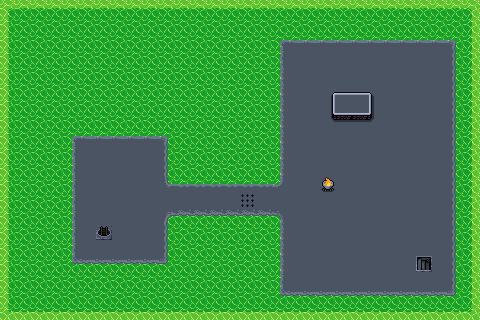

Rendered tile map (Tiled .tmx) drawn with the repository's tilesets; below, a short description and the full map source, tile grids included:
An orthogonal 30x20 tile map with 16x16 px tiles, 3 tile layers (Background, Floor, Objects), 2 tilesets and 6 objects (2x Obstacle, SpawnPoint, Damage, EndPoint, Ground).

<map version="1.10" tiledversion="1.12.2" orientation="orthogonal" renderorder="right-down" width="30" height="20" tilewidth="16" tileheight="16" infinite="0" nextlayerid="8" nextobjectid="18">
 <tileset firstgid="1" source="Dungeon.tsx" />
 <tileset firstgid="369" source="Has_Dangeon.tsx" />
 <layer id="4" name="Background" width="30" height="20" locked="1">
  <data encoding="csv">
756,757,757,757,757,757,757,757,757,757,757,757,757,757,757,757,757,757,757,757,757,757,757,757,757,757,757,757,757,758,
772,773,773,773,773,773,773,773,773,773,773,773,773,773,773,773,773,773,773,773,773,773,773,773,773,773,773,773,773,774,
772,773,773,773,773,773,773,773,773,773,773,773,773,773,773,773,773,773,773,773,773,773,773,773,773,773,773,773,773,774,
772,773,773,773,773,773,773,773,773,773,773,773,773,773,773,773,773,773,773,773,773,773,773,773,773,773,773,773,773,774,
772,773,773,773,773,773,773,773,773,773,773,773,773,773,773,773,773,773,773,773,773,773,773,773,773,773,773,773,773,774,
772,773,773,773,773,773,773,773,773,773,773,773,773,773,773,773,773,773,773,773,773,773,773,773,773,773,773,773,773,774,
772,773,773,773,773,773,773,773,773,773,773,773,773,773,773,773,773,773,773,773,773,773,773,773,773,773,773,773,773,774,
772,773,773,773,773,773,773,773,773,773,773,773,773,773,773,773,773,773,773,773,773,773,773,773,773,773,773,773,773,774,
772,773,773,773,773,773,773,773,773,773,773,773,773,773,773,773,773,773,773,773,773,773,773,773,773,773,773,773,773,774,
772,773,773,773,773,773,773,773,773,773,773,773,773,773,773,773,773,773,773,773,773,773,773,773,773,773,773,773,773,774,
772,773,773,773,773,773,773,773,773,773,773,773,773,773,773,773,773,773,773,773,773,773,773,773,773,773,773,773,773,774,
772,773,773,773,773,773,773,773,773,773,773,773,773,773,773,773,773,773,773,773,773,773,773,773,773,773,773,773,773,774,
772,773,773,773,773,773,773,773,773,773,773,773,773,773,773,773,773,773,773,773,773,773,773,773,773,773,773,773,773,774,
772,773,773,773,773,773,773,773,773,773,773,773,773,773,773,773,773,773,773,773,773,773,773,773,773,773,773,773,773,774,
772,773,773,773,773,773,773,773,773,773,773,773,773,773,773,773,773,773,773,773,773,773,773,773,773,773,773,773,773,774,
772,773,773,773,773,773,773,773,773,773,773,773,773,773,773,773,773,773,773,773,773,773,773,773,773,773,773,773,773,774,
772,773,773,773,773,773,773,773,773,773,773,773,773,773,773,773,773,773,773,773,773,773,773,773,773,773,773,773,773,774,
772,773,773,773,773,773,773,773,773,773,773,773,773,773,773,773,773,773,773,773,773,773,773,773,773,773,773,773,773,774,
772,773,773,773,773,773,773,773,773,773,773,773,773,773,773,773,773,773,773,773,773,773,773,773,773,773,773,773,773,774,
788,789,789,789,789,789,789,789,789,789,789,789,789,789,789,789,789,789,789,789,789,789,789,789,789,789,789,789,789,790
</data>
 </layer>
 <layer id="5" name="Floor" width="30" height="20" locked="1">
  <data encoding="csv">
0,0,0,0,0,0,0,0,0,0,0,0,0,0,0,0,0,0,0,0,0,0,0,0,0,0,0,0,0,0,
0,0,0,0,0,0,0,0,0,0,0,0,0,0,0,0,0,0,0,0,0,0,0,0,0,0,0,0,0,0,
0,0,0,0,0,0,0,0,0,0,0,0,0,0,0,0,0,651,652,652,652,652,652,652,652,652,652,652,653,0,
0,0,0,0,0,0,0,0,0,0,0,0,0,0,0,0,0,667,668,668,668,668,668,668,668,668,668,668,669,0,
0,0,0,0,0,0,0,0,0,0,0,0,0,0,0,0,0,672,668,668,668,668,668,668,668,668,668,668,669,0,
0,0,0,0,0,0,0,0,0,0,0,0,0,0,0,0,0,672,668,668,474,475,475,476,668,668,668,668,669,0,
0,0,0,0,0,0,0,0,0,0,0,0,0,0,0,0,0,672,668,668,490,668,668,492,668,668,668,668,669,0,
0,0,0,0,0,0,0,0,0,0,0,0,0,0,0,0,0,672,668,668,506,507,507,508,668,668,668,668,669,0,
0,0,0,0,651,652,652,652,652,652,653,0,0,0,0,0,0,672,668,668,668,668,668,668,668,668,668,668,669,0,
0,0,0,0,667,668,668,668,668,668,669,0,0,0,0,0,0,672,668,668,668,668,668,668,668,668,668,668,669,0,
0,0,0,0,667,668,668,668,668,668,669,0,0,0,0,0,0,672,668,668,668,668,668,668,668,668,668,668,669,0,
0,0,0,0,667,668,668,668,668,668,686,687,687,687,687,687,687,688,668,668,668,668,668,668,668,668,668,668,669,0,
0,0,0,0,667,668,668,668,668,668,668,668,668,668,668,668,668,668,668,668,668,668,668,668,668,668,668,668,669,0,
0,0,0,0,667,668,668,668,668,668,654,655,655,655,655,655,655,656,668,668,668,668,668,668,668,668,668,668,669,0,
0,0,0,0,667,668,668,668,668,668,669,0,0,0,0,0,0,672,668,668,668,668,668,668,668,668,668,668,669,0,
0,0,0,0,667,668,668,668,668,668,669,0,0,0,0,0,0,672,668,668,668,668,668,668,668,668,668,668,669,0,
0,0,0,0,683,684,684,684,684,684,685,0,0,0,0,0,0,672,668,668,668,668,668,668,668,668,668,668,669,0,
0,0,0,0,0,0,0,0,0,0,0,0,0,0,0,0,0,667,668,668,668,668,668,668,668,668,668,668,669,0,
0,0,0,0,0,0,0,0,0,0,0,0,0,0,0,0,0,683,684,684,684,684,684,684,684,684,684,684,685,0,
0,0,0,0,0,0,0,0,0,0,0,0,0,0,0,0,0,0,0,0,0,0,0,0,0,0,0,0,0,0
</data>
 </layer>
 <layer id="6" name="Objects" width="30" height="20" locked="1">
  <data encoding="csv">
0,0,0,0,0,0,0,0,0,0,0,0,0,0,0,0,0,0,0,0,0,0,0,0,0,0,0,0,0,0,
0,0,0,0,0,0,0,0,0,0,0,0,0,0,0,0,0,0,0,0,0,0,0,0,0,0,0,0,0,0,
0,0,0,0,0,0,0,0,0,0,0,0,0,0,0,0,0,0,0,0,0,0,0,0,0,0,0,0,0,0,
0,0,0,0,0,0,0,0,0,0,0,0,0,0,0,0,0,0,0,0,0,0,0,0,0,0,0,0,0,0,
0,0,0,0,0,0,0,0,0,0,0,0,0,0,0,0,0,0,0,0,0,0,0,0,0,0,0,0,0,0,
0,0,0,0,0,0,0,0,0,0,0,0,0,0,0,0,0,0,0,0,0,0,0,0,0,0,0,0,0,0,
0,0,0,0,0,0,0,0,0,0,0,0,0,0,0,0,0,0,0,0,0,0,0,0,0,0,0,0,0,0,
0,0,0,0,0,0,0,0,0,0,0,0,0,0,0,0,0,0,0,0,0,0,0,0,0,0,0,0,0,0,
0,0,0,0,0,0,0,0,0,0,0,0,0,0,0,0,0,0,0,0,0,0,0,0,0,0,0,0,0,0,
0,0,0,0,0,0,0,0,0,0,0,0,0,0,0,0,0,0,0,0,0,0,0,0,0,0,0,0,0,0,
0,0,0,0,0,0,0,0,0,0,0,0,0,0,0,0,0,0,0,0,0,0,0,0,0,0,0,0,0,0,
0,0,0,0,0,0,0,0,0,0,0,0,0,0,0,0,0,0,0,0,109,0,0,0,0,0,0,0,0,0,
0,0,0,0,0,0,0,0,0,0,0,0,0,0,0,141,0,0,0,0,0,0,0,0,0,0,0,0,0,0,
0,0,0,0,0,0,0,0,0,0,0,0,0,0,0,0,0,0,0,0,0,0,0,0,0,0,0,0,0,0,
0,0,0,0,0,0,22,0,0,0,0,0,0,0,0,0,0,0,0,0,0,0,0,0,0,0,0,0,0,0,
0,0,0,0,0,0,0,0,0,0,0,0,0,0,0,0,0,0,0,0,0,0,0,0,0,0,0,0,0,0,
0,0,0,0,0,0,0,0,0,0,0,0,0,0,0,0,0,0,0,0,0,0,0,0,0,0,152,0,0,0,
0,0,0,0,0,0,0,0,0,0,0,0,0,0,0,0,0,0,0,0,0,0,0,0,0,0,0,0,0,0,
0,0,0,0,0,0,0,0,0,0,0,0,0,0,0,0,0,0,0,0,0,0,0,0,0,0,0,0,0,0,
0,0,0,0,0,0,0,0,0,0,0,0,0,0,0,0,0,0,0,0,0,0,0,0,0,0,0,0,0,0
</data>
 </layer>
 <objectgroup id="7" name="ObjectsData" locked="1">
  <object id="5" name="Start" type="SpawnPoint" x="103.5" y="233" />
  <object id="6" name="Spikes" type="Damage" x="248" y="200" />
  <object id="7" type="Obstacle" x="328" y="184.5" />
  <object id="9" type="Obstacle" x="330" y="89.5" width="45" height="33" />
  <object id="10" name="Finish" type="EndPoint" x="423.5" y="263.5" />
  <object id="16" name="Ground" type="Ground" x="76.6667" y="140.667">
   <polygon points="0,0 84.6667,0 85.3333,40.6667 210,41.3333 210,-94.6667 371.333,-94.6667 371.333,145.333 210,143.833 208.833,70.8333 84.5,72 83.3333,113.333 2.16667,113.333" />
  </object>
 </objectgroup>
</map>
